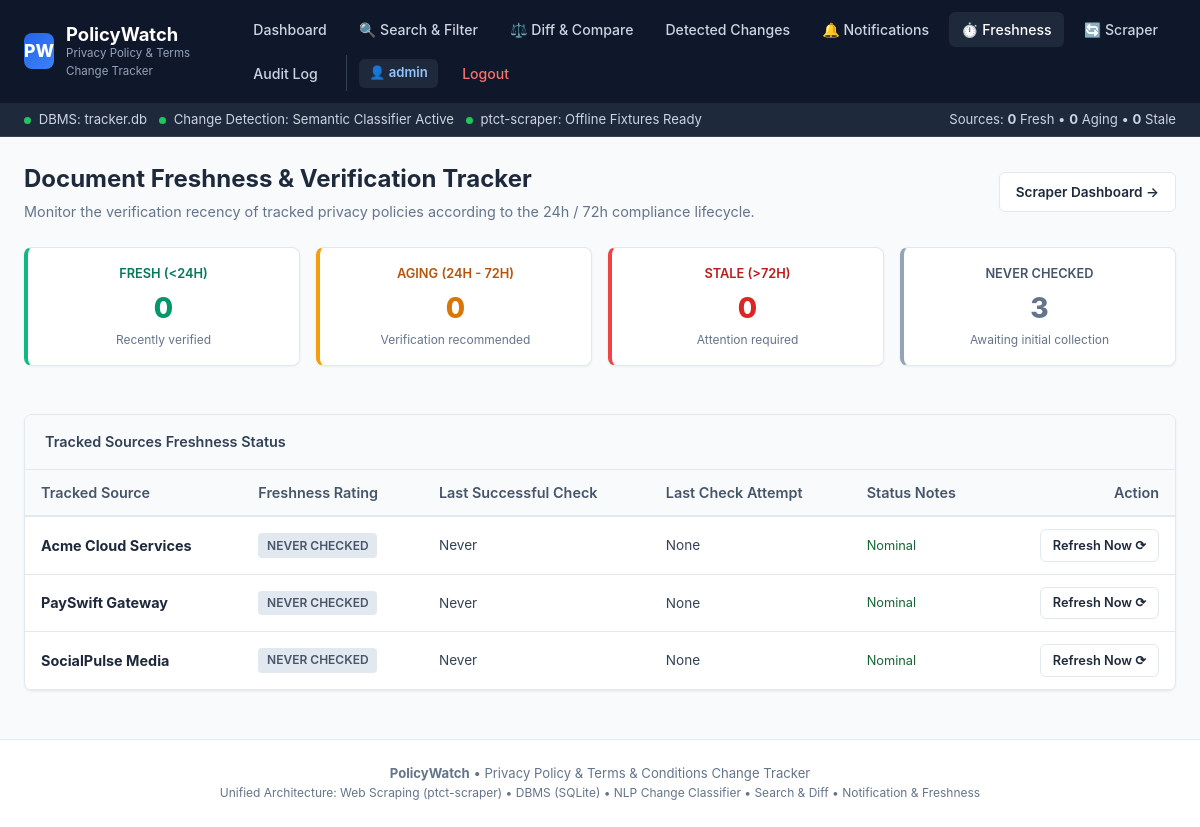
The app's page /freshness (signed in), older data.
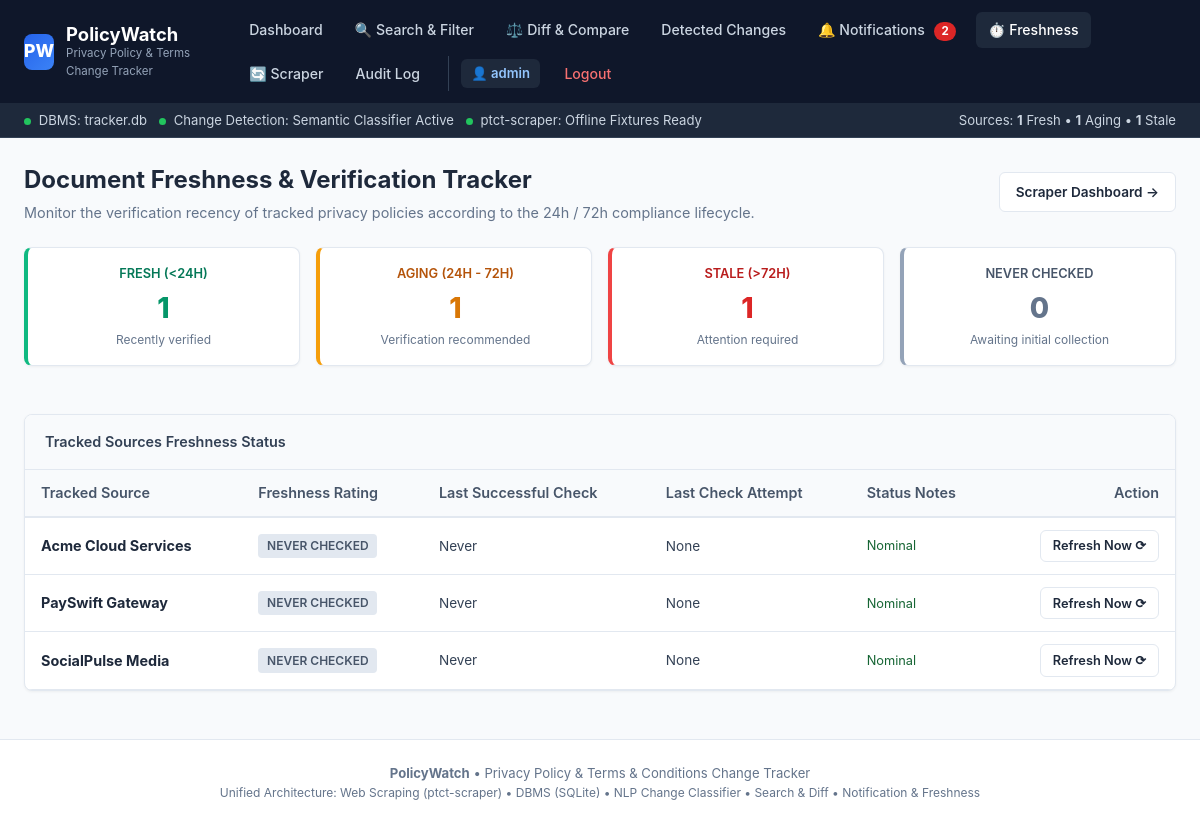
The same page, newer data.
### tables this page shows
CREATE TABLE Websites (
    website_id INTEGER PRIMARY KEY AUTOINCREMENT,
    user_id INTEGER NOT NULL,
    website_name TEXT NOT NULL,
    website_url TEXT NOT NULL,
    created_at TIMESTAMP DEFAULT CURRENT_TIMESTAMP,
    FOREIGN KEY (user_id) REFERENCES Users(user_id) ON DELETE CASCADE
);

CREATE TABLE m5_source_freshness (
    source_id TEXT PRIMARY KEY,
    source_name TEXT NOT NULL,
    last_checked_at TEXT,
    last_changed_at TEXT,
    last_status TEXT NOT NULL DEFAULT 'never_checked',
    last_error TEXT,
    updated_at TEXT NOT NULL
);

### models/app.py (the view)
@app.route('/freshness')
@login_required
def freshness_monitor():
    user_id = session['user_id']
    freshness_list = db.get_all_source_freshness(user_id)
    summary = db.get_freshness_summary(user_id)
    return render_template('freshness.html', freshness_list=freshness_list, summary=summary)

### models/app.py (called while the page is built)
def login_required(view_func):
    @wraps(view_func)
    def wrapped_view(**kwargs):
        if 'user_id' not in session:
            flash("Please log in to access this page.", "error")
            return redirect(url_for('login', next=request.url))
        return view_func(**kwargs)
    return wrapped_view

@app.context_processor
def inject_global_data():
    user = None
    unread_count = 0
    freshness_summary = {'total': 0, 'fresh': 0, 'aging': 0, 'stale': 0, 'never_checked': 0}
    if 'user_id' in session:
        user = db.get_user_by_id(session['user_id'])
        if user:
            unread_count = db.get_unread_notifications_count(user['user_id'])
            freshness_summary = db.get_freshness_summary(user['user_id'])
    return {
        'current_user': user,
        'unread_notifications_count': unread_count,
        'freshness_summary': freshness_summary,
        'active_path': request.path
    }

### models/database.py (called while the page is built)
def query_db(query, args=(), one=False):
    cur = get_db().execute(query, args)
    rv = cur.fetchall()
    cur.close()
    return (rv[0] if rv else None) if one else rv

### templates/freshness.html (shortened to what the changed rows need)
{% extends 'base.html' %}
{% block content %}
<div style="margin-bottom: 1.5rem; display: flex; justify-content: space-between; align-items: center; flex-wrap: wrap; gap: 1rem;">
  <div>
    <h2 style="margin: 0; font-size: 1.5rem; font-weight: 700; color: #1e293b;">
      Document Freshness &amp; Verification Tracker
    </h2>
  </div>
</div>
<div style="display: grid; grid-template-columns: repeat(auto-fit, minmax(180px, 1fr)); gap: 1rem; margin-bottom: 1.5rem;">
  <div class="card" style="padding: 1rem; text-align: center; border-left: 4px solid #10b981;">
    <div style="font-size: 0.8rem; font-weight: 600; color: #047857; text-transform: uppercase;">Fresh (&lt;24h)</div>
    <div style="font-size: 1.75rem; font-weight: 800; color: #059669; margin-top: 0.25rem;">{{ summary.fresh }}</div>
    <div style="font-size: 0.75rem; color: #64748b; margin-top: 2px;">Recently verified</div>
  </div>
  <div class="card" style="padding: 1rem; text-align: center; border-left: 4px solid #f59e0b;">
    <div style="font-size: 0.8rem; font-weight: 600; color: #b45309; text-transform: uppercase;">Aging (24h - 72h)</div>
    <div style="font-size: 1.75rem; font-weight: 800; color: #d97706; margin-top: 0.25rem;">{{ summary.aging }}</div>
    <div style="font-size: 0.75rem; color: #64748b; margin-top: 2px;">Verification recommended</div>
  </div>
  <div class="card" style="padding: 1rem; text-align: center; border-left: 4px solid #ef4444;">
    <div style="font-size: 0.8rem; font-weight: 600; color: #b91c1c; text-transform: uppercase;">Stale (&gt;72h)</div>
    <div style="font-size: 1.75rem; font-weight: 800; color: #dc2626; margin-top: 0.25rem;">{{ summary.stale }}</div>
    <div style="font-size: 0.75rem; color: #64748b; margin-top: 2px;">Attention required</div>
  </div>
  <div class="card" style="padding: 1rem; text-align: center; border-left: 4px solid #94a3b8;">
    <div style="font-size: 0.8rem; font-weight: 600; color: #475569; text-transform: uppercase;">Never Checked</div>
    <div style="font-size: 1.75rem; font-weight: 800; color: #64748b; margin-top: 0.25rem;">{{ summary.never_checked }}</div>
    <div style="font-size: 0.75rem; color: #64748b; margin-top: 2px;">Awaiting initial collection</div>
  </div>
</div>
<div class="card" style="padding: 0; overflow: hidden;">
  {% if freshness_list %}
    <div style="overflow-x: auto;">
      <table style="width: 100%; border-collapse: collapse; text-align: left; font-size: 0.9rem;">
        <thead>
          <tr style="background: #f8fafc; border-bottom: 2px solid #e2e8f0;">
            <th style="padding: 0.75rem 1rem; color: #475569;">Tracked Source</th>
            <th style="padding: 0.75rem 1rem; color: #475569;">Freshness Rating</th>
            <th style="padding: 0.75rem 1rem; color: #475569;">Last Successful Check</th>
            <th style="padding: 0.75rem 1rem; color: #475569;">Last Check Attempt</th>
            <th style="padding: 0.75rem 1rem; color: #475569;">Status Notes</th>
            <th style="padding: 0.75rem 1rem; color: #475569; text-align: right;">Action</th>
          </tr>
        </thead>
        <tbody>
          {% for item in freshness_list %}
            <tr style="border-bottom: 1px solid #e2e8f0;">
              <td style="padding: 0.75rem 1rem;">
                <strong>{{ item.website_name }}</strong>
              </td>
              <td style="padding: 0.75rem 1rem;">
                {% if item.status == 'FRESH' %}
                  <span class="badge badge-confirmed">FRESH (&lt;24h)</span>
                {% elif item.status == 'AGING' %}
                  <span class="badge badge-minor">AGING (24h-72h)</span>
                {% elif item.status == 'STALE' %}
                  <span class="badge badge-major">STALE (&gt;72h)</span>
                {% else %}
                  <span class="badge" style="background: #e2e8f0; color: #475569;">NEVER CHECKED</span>
                {% endif %}
              </td>
              <td style="padding: 0.75rem 1rem; font-size: 0.85rem; color: #334155;">
                {{ item.last_success_at or 'Never' }}
              </td>
              <td style="padding: 0.75rem 1rem; font-size: 0.85rem; color: #334155;">
                {{ item.last_attempt_at or 'None' }}
              </td>
              <td style="padding: 0.75rem 1rem; font-size: 0.8rem; color: #64748b;">
                {% if item.last_error %}
                  <span style="color: #dc2626;">Error: {{ item.last_error }}</span>
                {% else %}
                  <span style="color: #166534;">Nominal</span>
                {% endif %}
              </td>
              <td style="padding: 0.75rem 1rem; text-align: right; white-space: nowrap;">
                <a href="{{ url_for('scraper_refresh_website', website_id=item.website_id) }}" class="btn btn-outline" style="font-size: 0.8rem; padding: 0.35rem 0.75rem;">
                  Refresh Now ⟳
                </a>
              </td>
            </tr>
          {% endfor %}
        </tbody>
      </table>
    </div>
  {% endif %}
</div>
{% endblock %}

### templates/base.html (shortened to what this page needs)
<!DOCTYPE html>
<html lang="en">
<head>
</head>
<body>
  <header>
    <div class="header-container">
      <a href="{{ url_for('dashboard' if current_user else 'index') }}" class="brand-link">
        <div class="brand-logo">PW</div>
        <div>
          <div class="brand-title">PolicyWatch</div>
          <div class="brand-subtitle">Privacy Policy &amp; Terms Change Tracker</div>
        </div>
      </a>
      <nav class="nav-links">
        {% if current_user %}
          <a href="{{ url_for('dashboard') }}" class="nav-item {% if request.path == '/dashboard' %}active{% endif %}">
            Dashboard
          </a>
          <a href="{{ url_for('search') }}" class="nav-item {% if request.path == '/search' %}active{% endif %}">
            🔍 Search &amp; Filter
          </a>
          <a href="{{ url_for('compare_versions') }}" class="nav-item {% if '/compare' in request.path %}active{% endif %}">
            ⚖️ Diff &amp; Compare
          </a>
          <a href="{{ url_for('changes_list') }}" class="nav-item {% if request.path == '/changes' %}active{% endif %}">
            Detected Changes
          </a>
          <a href="{{ url_for('notifications_hub') }}" class="nav-item {% if request.path == '/notifications' %}active{% endif %}">
            🔔 Notifications
            {% if unread_notifications_count > 0 %}
              <span class="nav-badge">{{ unread_notifications_count }}</span>
            {% endif %}
          </a>
          <a href="{{ url_for('freshness_monitor') }}" class="nav-item {% if request.path == '/freshness' %}active{% endif %}">
            ⏱️ Freshness
          </a>
          <a href="{{ url_for('scraper_hub') }}" class="nav-item {% if request.path == '/scraper' %}active{% endif %}">
            🔄 Scraper
          </a>
          <a href="{{ url_for('all_history') }}" class="nav-item {% if request.path == '/history' %}active{% endif %}">
            Audit Log
          </a>
          <div class="nav-user">
            <a href="{{ url_for('profile') }}" class="user-tag" title="View Profile">
              👤 {{ current_user.username }}
            </a>
            <a href="{{ url_for('logout') }}" class="nav-item" style="color: #f87171;">Logout</a>
          </div>
        {% else %}
          <a href="{{ url_for('index') }}" class="nav-item {% if request.path == '/' %}active{% endif %}">Home</a>
          <a href="{{ url_for('login') }}" class="nav-item {% if request.path == '/login' %}active{% endif %}">Login</a>
          <a href="{{ url_for('register') }}" class="btn btn-primary btn-sm">Register</a>
        {% endif %}
      </nav>
    </div>
  </header>
  {% if current_user %}
  <div class="subnav">
    <div class="subnav-container">
      <div class="status-indicators">
        <span><span class="status-dot dot-green"></span> DBMS: <code>tracker.db</code></span>
        <span><span class="status-dot dot-green"></span> Change Detection: Semantic Classifier Active</span>
        <span><span class="status-dot dot-green"></span> ptct-scraper: Offline Fixtures Ready</span>
      </div>
      <div>
        <span>Sources: <strong>{{ freshness_summary.fresh }}</strong> Fresh &bull; <strong>{{ freshness_summary.aging }}</strong> Aging &bull; <strong>{{ freshness_summary.stale }}</strong> Stale</span>
      </div>
    </div>
  </div>
  {% endif %}
  <main>
    {% block content %}{% endblock %}
  </main>
  <footer>
    <div style="max-width: 1300px; margin: 0 auto; padding: 0 1.5rem;">
      <strong>PolicyWatch</strong> &bull; Privacy Policy &amp; Terms &amp; Conditions Change Tracker
      <br>
      <span style="font-size: 0.75rem; color: var(--text-muted);">
        Unified Architecture: Web Scraping (ptct-scraper) &bull; DBMS (SQLite) &bull; NLP Change Classifier &bull; Search &amp; Diff &bull; Notification &amp; Freshness
      </span>
    </div>
  </footer>
</body>
</html>

Row changes from the older to the newer data that the page shows:
no longer on this page (row edited): Websites: website_name "Acme Cloud Services", last_success_at "Never", last_attempt_at "None"
no longer on this page (row edited): Websites: website_name "PaySwift Gateway", last_success_at "Never", last_attempt_at "None"
no longer on this page (row edited): Websites: website_name "SocialPulse Media", last_success_at "Never", last_attempt_at "None"
now on this page (row unchanged): m5_source_freshness: website_name "Acme Cloud Services", last_success_at "Never", last_attempt_at "None"
now on this page (row unchanged): m5_source_freshness: website_name "PaySwift Gateway", last_success_at "Never", last_attempt_at "None"
now on this page (row unchanged): m5_source_freshness: website_name "SocialPulse Media", last_success_at "Never", last_attempt_at "None"
Text that changed along with them:
{{ unread_notifications_count }}: (not shown) → "2"
{{ freshness_summary.fresh }}: "0" → "1"
{{ freshness_summary.aging }}: "0" → "1"
{{ freshness_summary.stale }}: "0" → "1"
{{ summary.fresh }}: "0" → "1"
{{ summary.aging }}: "0" → "1"
{{ summary.stale }}: "0" → "1"
{{ summary.never_checked }}: "3" → "0"
